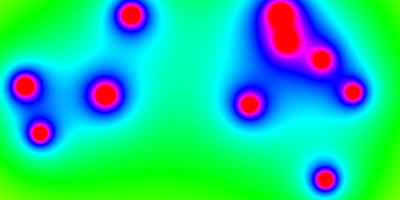
Frame 1 (no input)
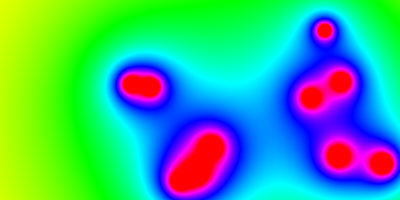
Frame 60 (no input)
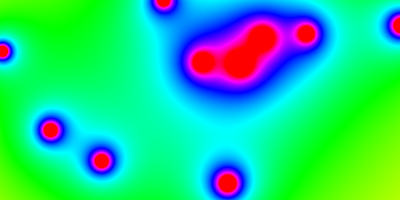
Frame 120 (the mouse pressed at the canvas centre since frame 60)

The p5.js sketch that drew these frames (run headless with seeded random() and noise() and a simulated clock; from frame 60 on, the mouse is pressed at the canvas centre):

// p5.js sketch
// ── sketch.js
const blobs = new Array(10).fill();

function setup() {
  createCanvas(400, 200);
  colorMode(HSB);
  for (let i = 0; i < blobs.length; i++) {
    blobs[i] = new Blob(random(width), random(height));
  }
}

function draw() {
  loadPixels();
  for (let y = 0; y < height; y++) {
    for (let x = 0; x < width; x++) {
      let sum = 0;
      for (const b of blobs) {
        const dx = x - b.pos.x;
        const dy = y - b.pos.y;
        const d = sqrt(dx * dx + dy * dy);
        sum += (10 * b.r) / d;
      }
      set(x, y, color(sum, 255, 255));
    }
  }
  updatePixels();

  for (const b of blobs) {
    b.update();
  }
}

// ── blob.js
class Blob {
  constructor(x, y) {
    this.pos = createVector(x, y);
    this.vel = p5.Vector.random2D();
    this.vel.mult(random(2, 5));
    this.r = random(120, 240);
  }

  update() {
    this.pos.add(this.vel);
    if (this.pos.x > width || this.pos.x < 0) this.vel.x *= -1;
    if (this.pos.y > height || this.pos.y < 0) this.vel.y *= -1;
  }

  show() {
    stroke(0);
    noFill();
    strokeWeight(4);
    ellipse(this.pos.x, this.pos.y, this.r * 2, this.r * 2);
  }
}
